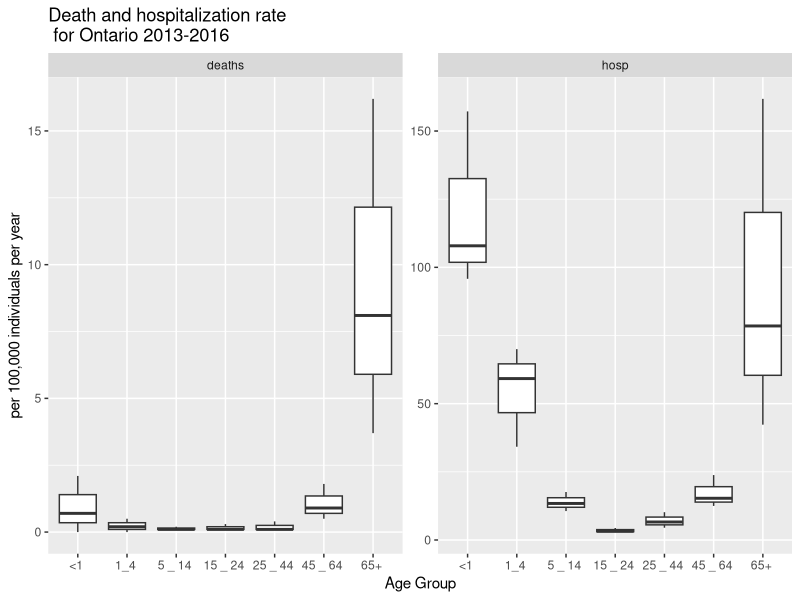

Write the R code that produced this figure.
###
###   * * * WARNING * * * THIS DOES NOT FIT! IT SIMPLY DISPLAYS DATA 
###   THE VALUES OF THE PARAMETERS 'proba_hosp' AND 'proba_death_xxx'
###   ARE SET MANUALLY, SUCH THAT THE RESULTING PROBA FROM THE SIMULATION
###   MATCH THE DATA.
###


library(ggplot2)
x <- read.csv('../data/frailty/ontario/ontario-influenza-hosp-death.csv')

# reorder propoerly:
unique(x$age_group)
as.character(x$age_group)
x$age_group2 <- factor(x$age_group, levels=c('<1 ','1_4 ','5 _ 14 ','15 _ 24 ','25 _ 44 ','45 _ 64 ','65+ '))

pdf('proba-hosp-death-ontario.pdf', width = 10)
g <- ggplot(x) + geom_boxplot(aes(x=age_group2, y=rate_100000)) + facet_wrap(~type, scales = 'free')
g <- g + xlab('Age Group') + ylab('per 100,000 individuals per year') 
g <- g + ggtitle("Death and hospitalization rate\n for Ontario 2013-2016")
plot(g)
dev.off()